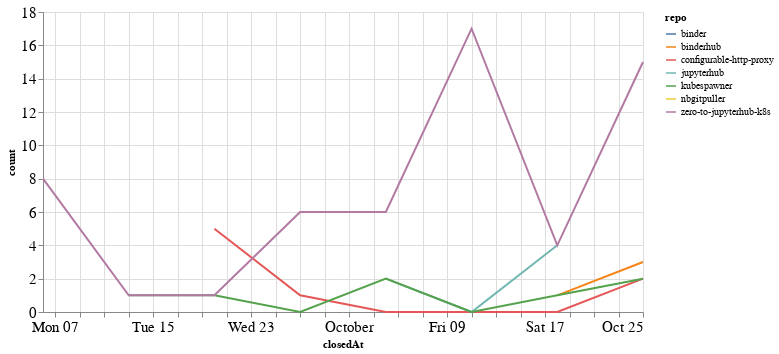

The notebook cell this image was saved under:
### Code cell
closed_by_time = closed_by.groupby('repo').resample('W', on='closedAt').count()['author'].reset_index()
closed_by_time = closed_by_time.rename(columns={'author': 'count'})

alt.Chart(closed_by_time, width=600).mark_line().encode(
    x='closedAt',
    y='count',
    color='repo',
    tooltip="repo"
)

### Figure 1 — Vega-Lite specification as saved in the notebook (floating-point values rounded to 4 significant figures)
{"config": {"axisLeft": {"labelFontSize": 15}, "axisBottom": {"labelFontSize": 15}}, "data": {"name": "data-682a2fa0516340be1e75f5450e807e58"}, "mark": "line", "encoding": {"color": {"type": "nominal", "field": "repo"}, "tooltip": {"type": "nominal", "field": "repo"}, "x": {"type": "temporal", "field": "closedAt"}, "y": {"type": "quantitative", "field": "count"}}, "width": 600, "$schema": "https://vega.github.io/schema/vega-lite/v4.8.1.json", "datasets": {"data-682a2fa0516340be1e75f5450e807e58": [{"repo": "binder", "closedAt": "2020-10-18T00:00:00", "count": 1}, {"repo": "binderhub", "closedAt": "2020-10-18T00:00:00", "count": 1}, {"repo": "binderhub", "closedAt": "2020-10-25T00:00:00", "count": 3}, {"repo": "configurable-http-proxy", "closedAt": "2020-09-20T00:00:00", "count": 5}, {"repo": "configurable-http-proxy", "closedAt": "2020-09-27T00:00:00", "count": 1}, {"repo": "configurable-http-proxy", "closedAt": "2020-10-04T00:00:00", "count": 0}, {"repo": "configurable-http-proxy", "closedAt": "2020-10-11T00:00:00", "count": 0}, {"repo": "configurable-http-proxy", "closedAt": "2020-10-18T00:00:00", "count": 0}, {"repo": "configurable-http-proxy", "closedAt": "2020-10-25T00:00:00", "count": 2}, {"repo": "jupyterhub", "closedAt": "2020-10-04T00:00:00", "count": 2}, {"repo": "jupyterhub", "closedAt": "2020-10-11T00:00:00", "count": 0}, {"repo": "jupyterhub", "closedAt": "2020-10-18T00:00:00", "count": 4}, {"repo": "kubespawner", "closedAt": "2020-09-13T00:00:00", "count": 1}, {"repo": "kubespawner", "closedAt": "2020-09-20T00:00:00", "count": 1}, {"repo": "kubespawner", "closedAt": "2020-09-27T00:00:00", "count": 0}, {"repo": "kubespawner", "closedAt": "2020-10-04T00:00:00", "count": 2}, {"repo": "kubespawner", "closedAt": "2020-10-11T00:00:00", "count": 0}, {"repo": "kubespawner", "closedAt": "2020-10-18T00:00:00", "count": 1}, {"repo": "kubespawner", "closedAt": "2020-10-25T00:00:00", "count": 2}, {"repo": "nbgitpuller", "closedAt": "2020-10-04T00:00:00", "count": 2}, {"repo": "zero-to-jupyterhub-k8s", "closedAt": "2020-09-06T00:00:00", "count": 8}, {"repo": "zero-to-jupyterhub-k8s", "closedAt": "2020-09-13T00:00:00", "count": 1}, {"repo": "zero-to-jupyterhub-k8s", "closedAt": "2020-09-20T00:00:00", "count": 1}, {"repo": "zero-to-jupyterhub-k8s", "closedAt": "2020-09-27T00:00:00", "count": 6}, {"repo": "zero-to-jupyterhub-k8s", "closedAt": "2020-10-04T00:00:00", "count": 6}, {"repo": "zero-to-jupyterhub-k8s", "closedAt": "2020-10-11T00:00:00", "count": 17}, {"repo": "zero-to-jupyterhub-k8s", "closedAt": "2020-10-18T00:00:00", "count": 4}, {"repo": "zero-to-jupyterhub-k8s", "closedAt": "2020-10-25T00:00:00", "count": 15}]}}
